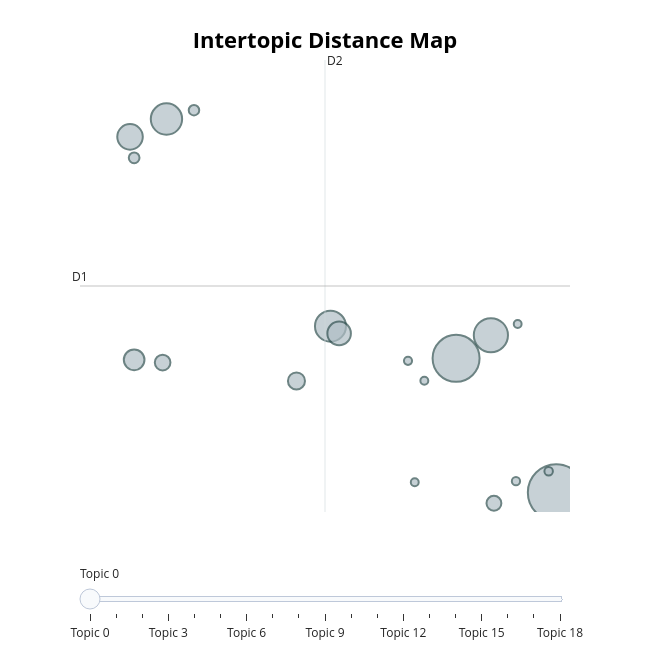

Notebook source saved alongside this figure:
### Code cell
topic_model.visualize_topics()

### Figure 1 — Plotly figure (JSON) as saved in the notebook; plotly's stock layout.template omitted (floating-point values rounded to 4 significant figures)
{"data": [{"customdata": [[0, "جدا | ممتاز | جميل | رائع | جيد", 2760], [1, "مكان | جميل | place | park | جدا", 1903], [2, "فندق | الفندق | hotel | الغرف | room", 1008], [3, "restaurant | food | delicious | excellent | best", 847], [4, "الله | الفندق | ان | اللي | او", 828], [5, "mall | سوق | market | shopping | الاسعار", 563], [6, "mosque | god | الله | may | prayer", 477], [7, "مغلق | سيئ | سيء | المكان | جدا", 368], [8, "هادئ | place | beautiful | calm | relax", 211], [9, "family | place | good | kid | nice", 251], [10, "يحتاج | تحتاج | الى | اكثر | تطوير", 191], [11, "fish | السمك | price | market | fresh", 95], [12, "parking | car | need | get | road", 99], [13, "love | loved | place | enjoy | tried", 59], [14, "الحمامات | toilet | center | وصخ | الزبايل", 57], [15, "يستاهل | نجوم | star | نجمة | بكثير", 54], [16, "الليل | night | time | view | الاضاءة", 53], [17, "الطائرة | طائرة | حطام | خلابه | أجواء", 54], [18, "معلم | سياحي | بأس | معالم | تاريخي", 62]], "hovertemplate": "<b>Topic %{customdata[0]}</b><br>%{customdata[1]}<br>Size: %{customdata[2]}", "legendgroup": "", "marker": {"color": "#B0BEC5", "line": {"color": "DarkSlateGrey", "width": 2}, "size": [2760, 1903, 1008, 847, 828, 563, 477, 368, 211, 251, 191, 95, 99, 59, 57, 54, 53, 54, 62], "sizemode": "area", "sizeref": 1.725, "symbol": "circle"}, "mode": "markers", "name": "", "orientation": "v", "showlegend": false, "type": "scatter", "x": [0.6159, -0.04974, 0.1819, -1.977, -0.8855, -2.219, -0.8278, -2.192, -2.002, -1.112, 0.2021, -1.794, -2.192, 0.3487, -0.3696, -0.3247, 0.3602, -0.2609, 0.5663], "xaxis": "x", "y": [-1.143, 2.077, 2.631, 7.82, 2.848, 7.392, 2.676, 2.041, 1.975, 1.534, -1.401, 8.032, 6.889, -0.8721, 2.017, -0.899, 2.901, 1.539, -0.6336], "yaxis": "y"}], "layout": {"annotations": [{"showarrow": false, "text": "D1", "x": -2.552, "y": 3.813, "yshift": 10}, {"showarrow": false, "text": "D2", "x": -0.9219, "xshift": 10, "y": 9.237}], "height": 650, "hoverlabel": {"bgcolor": "white", "font": {"family": "Rockwell", "size": 16}}, "legend": {"itemsizing": "constant", "tracegroupgap": 0}, "margin": {"t": 60}, "shapes": [{"line": {"color": "#CFD8DC", "width": 2}, "type": "line", "x0": -0.9219, "x1": -0.9219, "y0": -1.611, "y1": 9.237}, {"line": {"color": "#9E9E9E", "width": 2}, "type": "line", "x0": -2.552, "x1": 0.7083, "y0": 3.813, "y1": 3.813}], "sliders": [{"active": 0, "pad": {"t": 50}, "steps": [{"args": [{"marker.color": [["red", "#B0BEC5", "#B0BEC5", "#B0BEC5", "#B0BEC5", "#B0BEC5", "#B0BEC5", "#B0BEC5", "#B0BEC5", "#B0BEC5", "#B0BEC5", "#B0BEC5", "#B0BEC5", "#B0BEC5", "#B0BEC5", "#B0BEC5", "#B0BEC5", "#B0BEC5", "#B0BEC5"]]}], "label": "Topic 0", "method": "update"}, {"args": [{"marker.color": [["#B0BEC5", "red", "#B0BEC5", "#B0BEC5", "#B0BEC5", "#B0BEC5", "#B0BEC5", "#B0BEC5", "#B0BEC5", "#B0BEC5", "#B0BEC5", "#B0BEC5", "#B0BEC5", "#B0BEC5", "#B0BEC5", "#B0BEC5", "#B0BEC5", "#B0BEC5", "#B0BEC5"]]}], "label": "Topic 1", "method": "update"}, {"args": [{"marker.color": [["#B0BEC5", "#B0BEC5", "red", "#B0BEC5", "#B0BEC5", "#B0BEC5", "#B0BEC5", "#B0BEC5", "#B0BEC5", "#B0BEC5", "#B0BEC5", "#B0BEC5", "#B0BEC5", "#B0BEC5", "#B0BEC5", "#B0BEC5", "#B0BEC5", "#B0BEC5", "#B0BEC5"]]}], "label": "Topic 2", "method": "update"}, {"args": [{"marker.color": [["#B0BEC5", "#B0BEC5", "#B0BEC5", "red", "#B0BEC5", "#B0BEC5", "#B0BEC5", "#B0BEC5", "#B0BEC5", "#B0BEC5", "#B0BEC5", "#B0BEC5", "#B0BEC5", "#B0BEC5", "#B0BEC5", "#B0BEC5", "#B0BEC5", "#B0BEC5", "#B0BEC5"]]}], "label": "Topic 3", "method": "update"}, {"args": [{"marker.color": [["#B0BEC5", "#B0BEC5", "#B0BEC5", "#B0BEC5", "red", "#B0BEC5", "#B0BEC5", "#B0BEC5", "#B0BEC5", "#B0BEC5", "#B0BEC5", "#B0BEC5", "#B0BEC5", "#B0BEC5", "#B0BEC5", "#B0BEC5", "#B0BEC5", "#B0BEC5", "#B0BEC5"]]}], "label": "Topic 4", "method": "update"}, {"args": [{"marker.color": [["#B0BEC5", "#B0BEC5", "#B0BEC5", "#B0BEC5", "#B0BEC5", "red", "#B0BEC5", "#B0BEC5", "#B0BEC5", "#B0BEC5", "#B0BEC5", "#B0BEC5", "#B0BEC5", "#B0BEC5", "#B0BEC5", "#B0BEC5", "#B0BEC5", "#B0BEC5", "#B0BEC5"]]}], "label": "Topic 5", "method": "update"}, {"args": [{"marker.color": [["#B0BEC5", "#B0BEC5", "#B0BEC5", "#B0BEC5", "#B0BEC5", "#B0BEC5", "red", "#B0BEC5", "#B0BEC5", "#B0BEC5", "#B0BEC5", "#B0BEC5", "#B0BEC5", "#B0BEC5", "#B0BEC5", "#B0BEC5", "#B0BEC5", "#B0BEC5", "#B0BEC5"]]}], "label": "Topic 6", "method": "update"}, {"args": [{"marker.color": [["#B0BEC5", "#B0BEC5", "#B0BEC5", "#B0BEC5", "#B0BEC5", "#B0BEC5", "#B0BEC5", "red", "#B0BEC5", "#B0BEC5", "#B0BEC5", "#B0BEC5", "#B0BEC5", "#B0BEC5", "#B0BEC5", "#B0BEC5", "#B0BEC5", "#B0BEC5", "#B0BEC5"]]}], "label": "Topic 7", "method": "update"}, {"args": [{"marker.color": [["#B0BEC5", "#B0BEC5", "#B0BEC5", "#B0BEC5", "#B0BEC5", "#B0BEC5", "#B0BEC5", "#B0BEC5", "red", "#B0BEC5", "#B0BEC5", "#B0BEC5", "#B0BEC5", "#B0BEC5", "#B0BEC5", "#B0BEC5", "#B0BEC5", "#B0BEC5", "#B0BEC5"]]}], "label": "Topic 8", "method": "update"}, {"args": [{"marker.color": [["#B0BEC5", "#B0BEC5", "#B0BEC5", "#B0BEC5", "#B0BEC5", "#B0BEC5", "#B0BEC5", "#B0BEC5", "#B0BEC5", "red", "#B0BEC5", "#B0BEC5", "#B0BEC5", "#B0BEC5", "#B0BEC5", "#B0BEC5", "#B0BEC5", "#B0BEC5", "#B0BEC5"]]}], "label": "Topic 9", "method": "update"}, {"args": [{"marker.color": [["#B0BEC5", "#B0BEC5", "#B0BEC5", "#B0BEC5", "#B0BEC5", "#B0BEC5", "#B0BEC5", "#B0BEC5", "#B0BEC5", "#B0BEC5", "red", "#B0BEC5", "#B0BEC5", "#B0BEC5", "#B0BEC5", "#B0BEC5", "#B0BEC5", "#B0BEC5", "#B0BEC5"]]}], "label": "Topic 10", "method": "update"}, {"args": [{"marker.color": [["#B0BEC5", "#B0BEC5", "#B0BEC5", "#B0BEC5", "#B0BEC5", "#B0BEC5", "#B0BEC5", "#B0BEC5", "#B0BEC5", "#B0BEC5", "#B0BEC5", "red", "#B0BEC5", "#B0BEC5", "#B0BEC5", "#B0BEC5", "#B0BEC5", "#B0BEC5", "#B0BEC5"]]}], "label": "Topic 11", "method": "update"}, {"args": [{"marker.color": [["#B0BEC5", "#B0BEC5", "#B0BEC5", "#B0BEC5", "#B0BEC5", "#B0BEC5", "#B0BEC5", "#B0BEC5", "#B0BEC5", "#B0BEC5", "#B0BEC5", "#B0BEC5", "red", "#B0BEC5", "#B0BEC5", "#B0BEC5", "#B0BEC5", "#B0BEC5", "#B0BEC5"]]}], "label": "Topic 12", "method": "update"}, {"args": [{"marker.color": [["#B0BEC5", "#B0BEC5", "#B0BEC5", "#B0BEC5", "#B0BEC5", "#B0BEC5", "#B0BEC5", "#B0BEC5", "#B0BEC5", "#B0BEC5", "#B0BEC5", "#B0BEC5", "#B0BEC5", "red", "#B0BEC5", "#B0BEC5", "#B0BEC5", "#B0BEC5", "#B0BEC5"]]}], "label": "Topic 13", "method": "update"}, {"args": [{"marker.color": [["#B0BEC5", "#B0BEC5", "#B0BEC5", "#B0BEC5", "#B0BEC5", "#B0BEC5", "#B0BEC5", "#B0BEC5", "#B0BEC5", "#B0BEC5", "#B0BEC5", "#B0BEC5", "#B0BEC5", "#B0BEC5", "red", "#B0BEC5", "#B0BEC5", "#B0BEC5", "#B0BEC5"]]}], "label": "Topic 14", "method": "update"}, {"args": [{"marker.color": [["#B0BEC5", "#B0BEC5", "#B0BEC5", "#B0BEC5", "#B0BEC5", "#B0BEC5", "#B0BEC5", "#B0BEC5", "#B0BEC5", "#B0BEC5", "#B0BEC5", "#B0BEC5", "#B0BEC5", "#B0BEC5", "#B0BEC5", "red", "#B0BEC5", "#B0BEC5", "#B0BEC5"]]}], "label": "Topic 15", "method": "update"}, {"args": [{"marker.color": [["#B0BEC5", "#B0BEC5", "#B0BEC5", "#B0BEC5", "#B0BEC5", "#B0BEC5", "#B0BEC5", "#B0BEC5", "#B0BEC5", "#B0BEC5", "#B0BEC5", "#B0BEC5", "#B0BEC5", "#B0BEC5", "#B0BEC5", "#B0BEC5", "red", "#B0BEC5", "#B0BEC5"]]}], "label": "Topic 16", "method": "update"}, {"args": [{"marker.color": [["#B0BEC5", "#B0BEC5", "#B0BEC5", "#B0BEC5", "#B0BEC5", "#B0BEC5", "#B0BEC5", "#B0BEC5", "#B0BEC5", "#B0BEC5", "#B0BEC5", "#B0BEC5", "#B0BEC5", "#B0BEC5", "#B0BEC5", "#B0BEC5", "#B0BEC5", "red", "#B0BEC5"]]}], "label": "Topic 17", "method": "update"}, {"args": [{"marker.color": [["#B0BEC5", "#B0BEC5", "#B0BEC5", "#B0BEC5", "#B0BEC5", "#B0BEC5", "#B0BEC5", "#B0BEC5", "#B0BEC5", "#B0BEC5", "#B0BEC5", "#B0BEC5", "#B0BEC5", "#B0BEC5", "#B0BEC5", "#B0BEC5", "#B0BEC5", "#B0BEC5", "red"]]}], "label": "Topic 18", "method": "update"}]}], "title": {"font": {"color": "Black", "size": 22}, "text": "<b>Intertopic Distance Map</b>", "x": 0.5, "xanchor": "center", "y": 0.95, "yanchor": "top"}, "width": 650, "xaxis": {"anchor": "y", "domain": [0, 1], "range": [-2.552, 0.7083], "title": {"text": ""}, "visible": false}, "yaxis": {"anchor": "x", "domain": [0, 1], "range": [-1.611, 9.237], "title": {"text": ""}, "visible": false}}}
